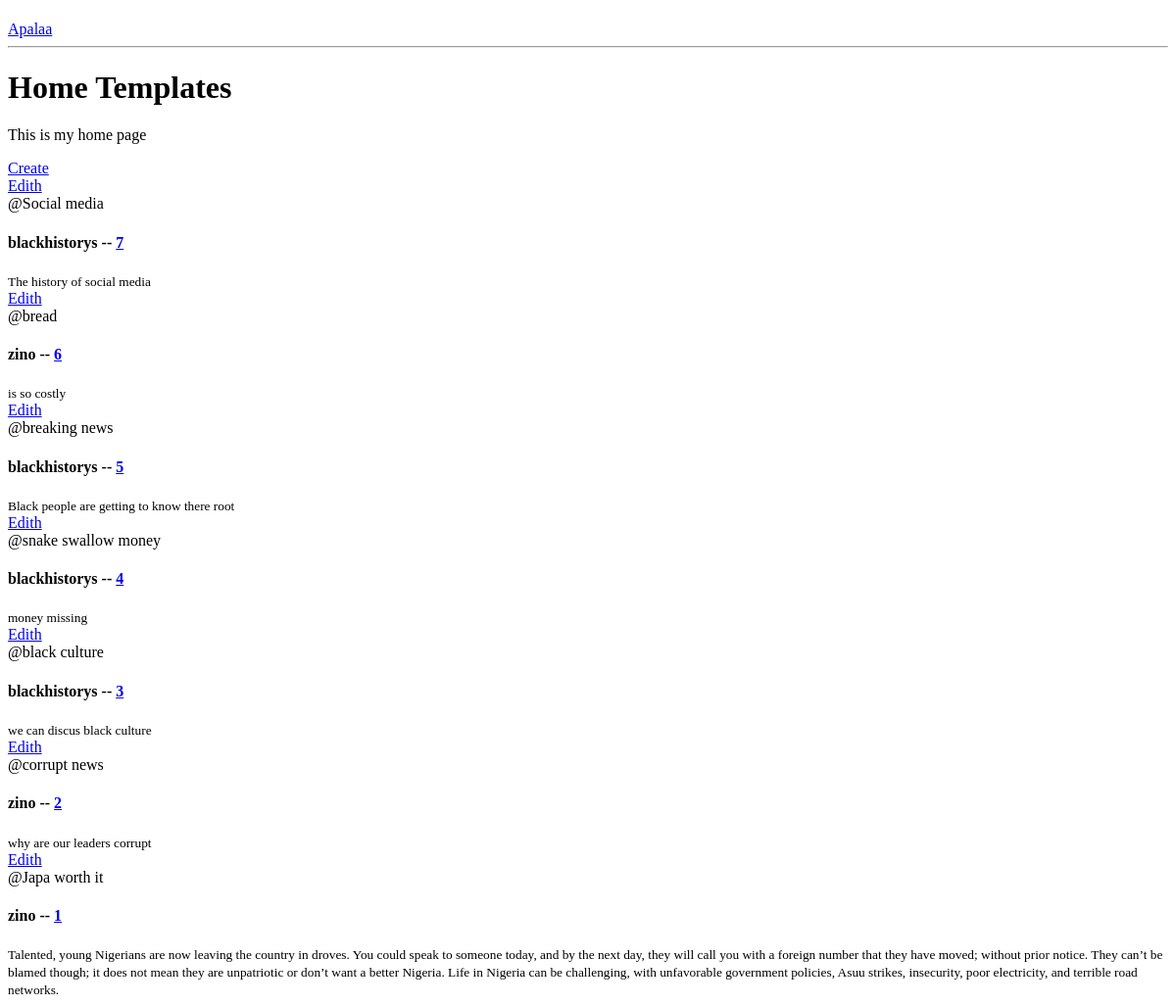
Before: / with the older database file.
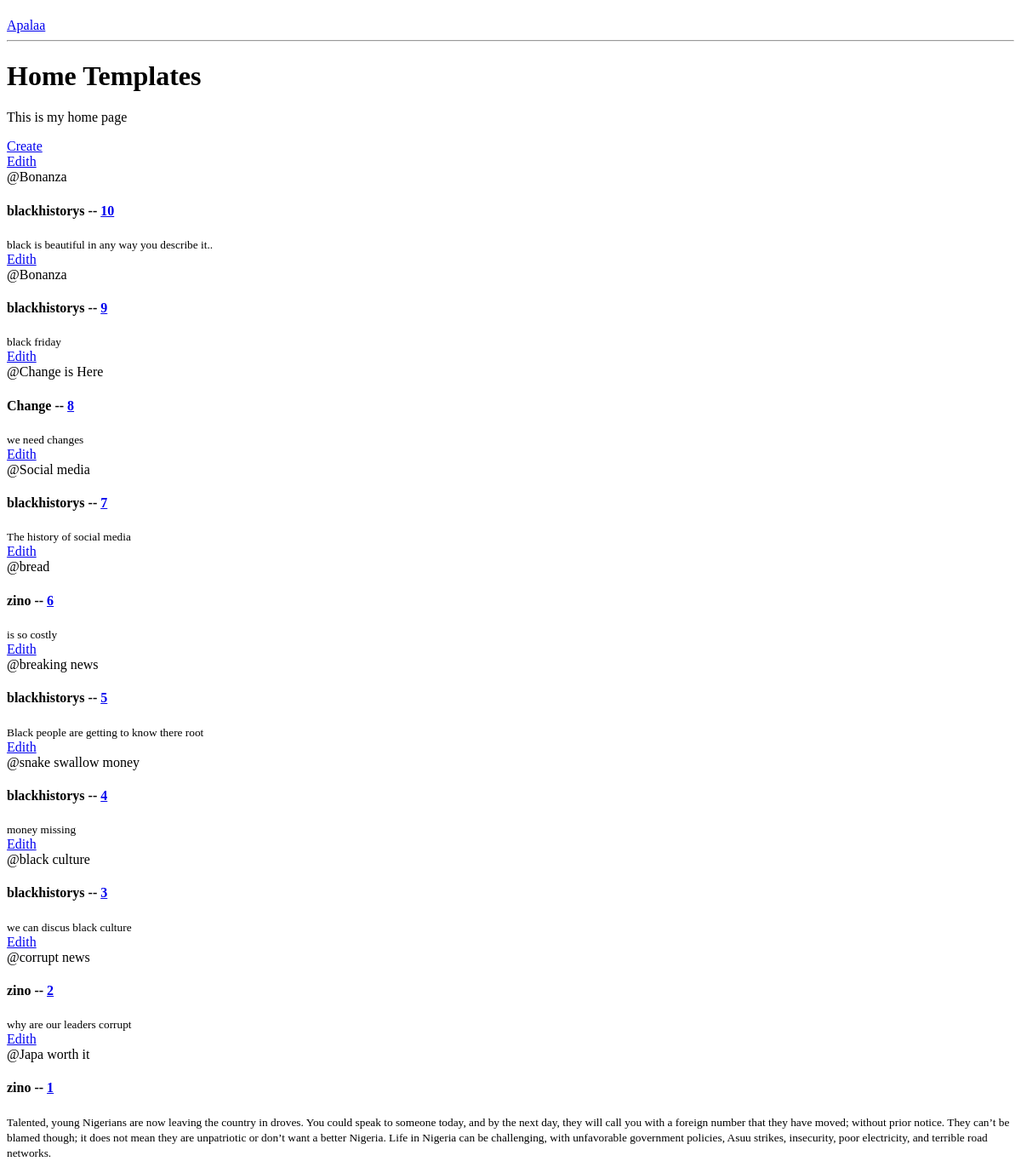
After: the same page with the newer database file.
### blog/models.py (models this page shows, shortened)
class Post(models.Model):
    title = models.CharField(max_length=200)
    author = models.ForeignKey(User, on_delete=models.CASCADE)
    content = models.TextField(blank=True, null=True)
    image = models.ImageField(upload_to='post_images/', blank=True, null=True)
    created_at = models.DateTimeField(auto_now_add=True)
    updated_at = models.DateTimeField(auto_now=True)
    category = models.ForeignKey(Category, on_delete=models.CASCADE)
    views = models.PositiveIntegerField(default=0)
    class Meta:
        ordering = ['-updated_at', 'created_at']

### blog/views.py (the view)
# urls.py: path('', views.home, name='home'),
def home(request):
    post_details = Post.objects.all()
    context ={"post_details" : post_details}
    return render(request, 'apalaa/home.html', context=context)

### template/apalaa/home.html
{% extends 'main.html'%}
{% block content%}
    <h1>Home Templates</h1>
        <p>This is my home page</p>
        <div>
            <a href="{% url 'create' %}">Create</a>
            <div>
                 {% for post_detail in post_details %}
                <a href="{% url 'update' post_detail.id %}">Edith</a>
                <div>
                    <span>@{{post_detail.title}}</span>
                    <h4>{{post_detail.author}} -- <a href="{% url 'news' post_detail.id%}">{{post_detail.id}}</a></h4>
                    <small>{{post_detail.content}}</small>
                </div>
                {% endfor %}
            </div>
        </div>
{% endblock content %}

### templates/main.html (shortened to what this page needs)
<!DOCTYPE html>
<html lang="en">
<head>
</head>
<body>
    {% include 'navbar.html' %}
        {% block content %}
        {% endblock %}
</body>

### templates/navbar.html
<h1></h1><a href="{% url 'home' %}">Apalaa</a></h1>
<hr>

Changed rows visible on the page:
added Post: title "Bonanza", author "blackhistorys", id "10", content "black is beautiful in any way you describe it.."
added Post: title "Bonanza", author "blackhistorys", id "9", content "black friday"
added Post: title "Change is Here", author "Change", id "8", content "we need changes"
